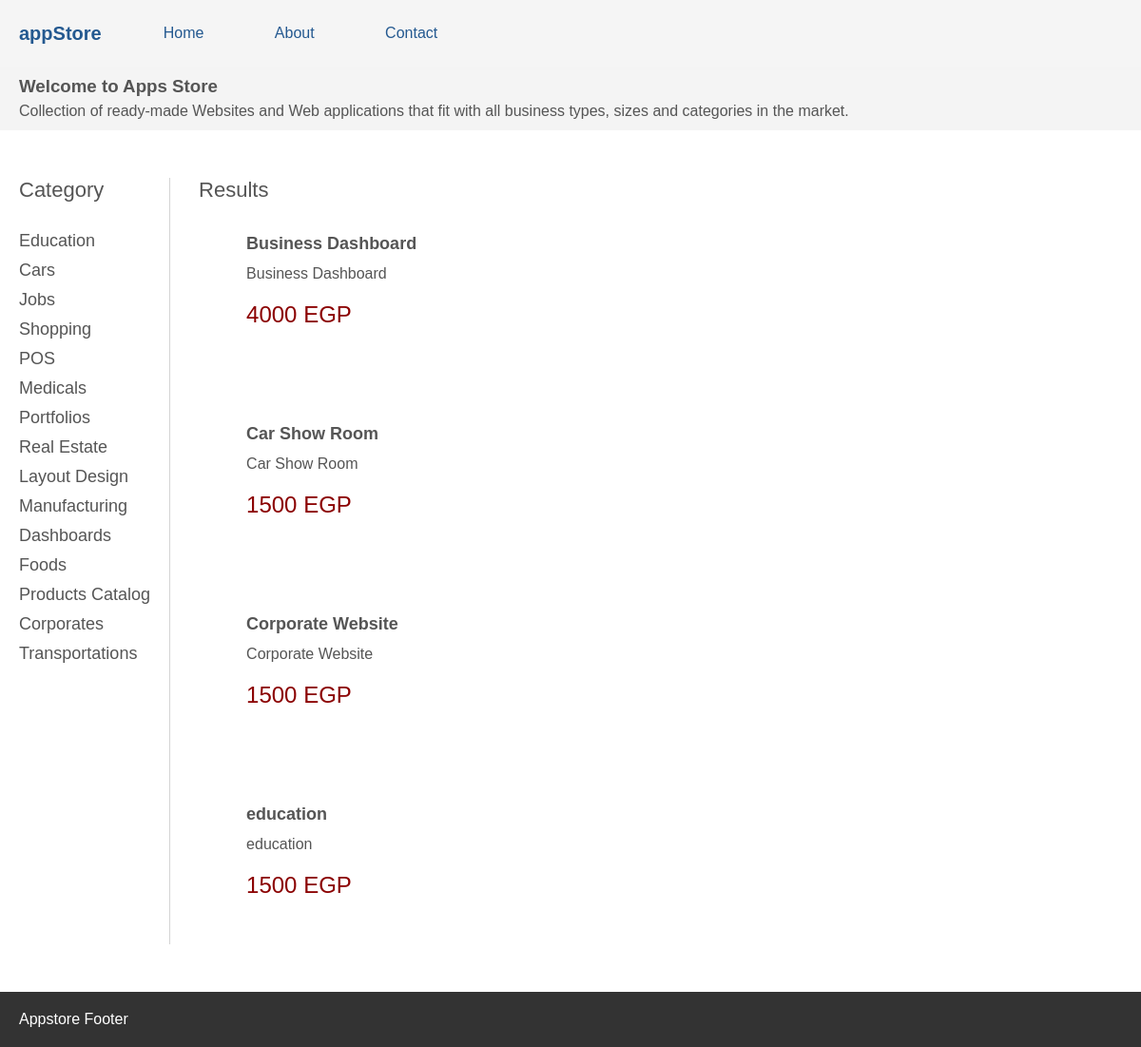
The page / on the database its author committed.
### tables this page shows
CREATE TABLE `products` (
  `id` int(6) NOT NULL,
  `image` varchar(101) NOT NULL,
  `title` varchar(101) NOT NULL,
  `description` varchar(181) DEFAULT NULL,
  `meta_description` varchar(101) NOT NULL,
  `meta_keywords` varchar(101) NOT NULL,
  `category` varchar(101) NOT NULL,
  `subcategory` varchar(101) NOT NULL,
  `subscription_fees` int(6) NOT NULL,
  `sell_price` int(6) NOT NULL,
  `product_link1` mediumtext NOT NULL,
  `product_link2` mediumtext NOT NULL,
  `product_source_link` text NOT NULL,
  `created_at` datetime NOT NULL DEFAULT current_timestamp(),
  `status` tinyint(1) NOT NULL DEFAULT 1
);

### functions.php (called while the page is built, shortened)
<?php
function dbConnect()
{
    $mysqli = new mysqli(SERVER, USERNAME, PASSWORD, DATABASE);
    if ($mysqli->connect_errno != 0) {
        return FALSE;
    } else {
        return $mysqli;
    }
}
function getCategories()
{
    $mysqli = dbConnect();
    $result = $mysqli->query("SELECT DISTINCT category FROM products");
    while ($row = $result->fetch_assoc()) {
        $categories[] = $row;
    }
    return $categories;
}
function getResultProducts($showItemsPerpage)
{
    $mysqli = dbConnect();
    $result = $mysqli->query("SELECT * FROM products ORDER BY title LIMIT $showItemsPerpage");
    while ($row = $result->fetch_assoc()) {
        $data[] = $row;
    }
    return $data;
}

### index.php (the view, shortened to what this page needs)
<?php require "functions.php"; ?>
<!DOCTYPE html>
<html lang="en">
<head>
    <link rel="stylesheet" href="css/main.css">
</head>
<body id="index">
    <?php include "incs/nav.php"; ?>
    <?php include "incs/header.php"; ?>
    <main>
        <div class="left">
            <div class="section-title">Category</div>
            <?php $categories = getCategories(); ?>
            <?php
            foreach ($categories as $category) {
            ?>
                <a href="category.php?category=<?php echo urlencode($category['category']); ?>">
                    <?php echo ucfirst($category['category']); ?>
                </a>
            <?php
            }
            ?>
        </div>
        <div class="right">
            <div class="section-title">Results</div>
            <?php $products = getResultProducts(4); ?>
            <div class="product">
                <?php
                foreach ($products as $product) {
                ?>
                    <div class="product-right">
                        <p class="title">
                            <a href="product.php?title=<?php echo urlencode($product['title']) ?>">
                                <?php echo $product['title'] ?>
                            </a>
                        </p>
                        <p class="description">
                            <?php echo $product['description'] ?>
                        </p>
                        <p class="price">
                            <?php echo $product['sell_price']; ?>
                            <span>EGP</span>
                        </p>
                    </div>
                <?php
                }
                ?>
            </div>
        </div>
    </main>
    <?php include "incs/footer.php"; ?>
</body>
</html>

### incs/nav.php
<nav>
    <div class="brand">appStore</div>
    <div class="links">
        <a data-active="index" href="index.php">Home</a>
        <a data-active="about" href="about.php">About</a>
        <a data-active="contact" href="contact.php">Contact</a>
    </div>
</nav>

### incs/header.php
<header>
    <h3>Welcome to Apps Store</h3>
    <p class="sub-title">
        Collection of ready-made Websites and Web applications that fit
        with all business types, sizes and categories in the market.
    </p>
</header>

### incs/footer.php
<footer>
    Appstore Footer
</footer>

### css/main.css (style rules this page uses)
* { margin: 0; padding: 0; box-sizing: border-box; }
body { font-family: sans-serif; min-height: 100%; color: #555; }
nav { display: grid; grid-template-columns: auto 1fr; align-items: center; grid-column-gap: 30px; grid-template-rows: 70px; box-shadow: 0 5px 5px rgba(0, 0, 0, 0.15); position: static; top: 0; background-color: whitesmoke; padding-left: 20px; padding-right: 20px; }
nav .brand { font-size: 20px; font-weight: bold; color: #245990; }
nav a { text-decoration: none; display: inline-block; padding: 10px 35px; transition: background-color 0.3s, color 0.3s; color: #245990; font-size: 16px; }
header { padding: 10px 20px; background-color: #f4f4f4; }
header .sub-title { margin-top: 5px; line-height: 20px; }
main { padding: 20px; display: grid; grid-template-columns: auto 1fr; grid-column-gap: 30px; margin-top: 30px; margin-bottom: 30px; }
main .section-title { font-size: 22px; margin-bottom: 30px; }
main .left { border-right: thin solid #d4d4d4; padding-right: 20px; }
main .left a { display: block; text-decoration: none; color: #555; font-size: 18px; margin-bottom: 10px; }
main .right .product { display: grid; grid-template-columns: auto 1fr; grid-column-gap: 50px; grid-row-gap: 50px; }
main .right .title a { font-weight: bold; font-size: 18px; text-decoration: none; color: #555; line-height: 26px; }
main .right .description { margin-top: 10px; }
main .right .price { font-size: 24px; margin-top: 20px; color: darkred; }
footer { background-color: #333; padding: 20px; width: 100%; color: white; }

### rows shown on the page
products: title "Business Dashboard", description "Business Dashboard", sell_price "4000"
products: title "Car Show Room", description "Car Show Room", sell_price "1500"
products: title "Corporate Website", description "Corporate Website", sell_price "1500"
products: title "education", description "education", sell_price "1500"

### other values the page prints
$category['category'] "Education"
$category['category'] "Cars"
$category['category'] "Jobs"
$category['category'] "Shopping"
$category['category'] "POS"
$category['category'] "Medicals"
$category['category'] "Portfolios"
$category['category'] "Real Estate"
$category['category'] "Layout Design"
$category['category'] "Manufacturing"
$category['category'] "Dashboards"
$category['category'] "Foods"
$category['category'] "Products Catalog"
$category['category'] "Corporates"
$category['category'] "Transportations"
